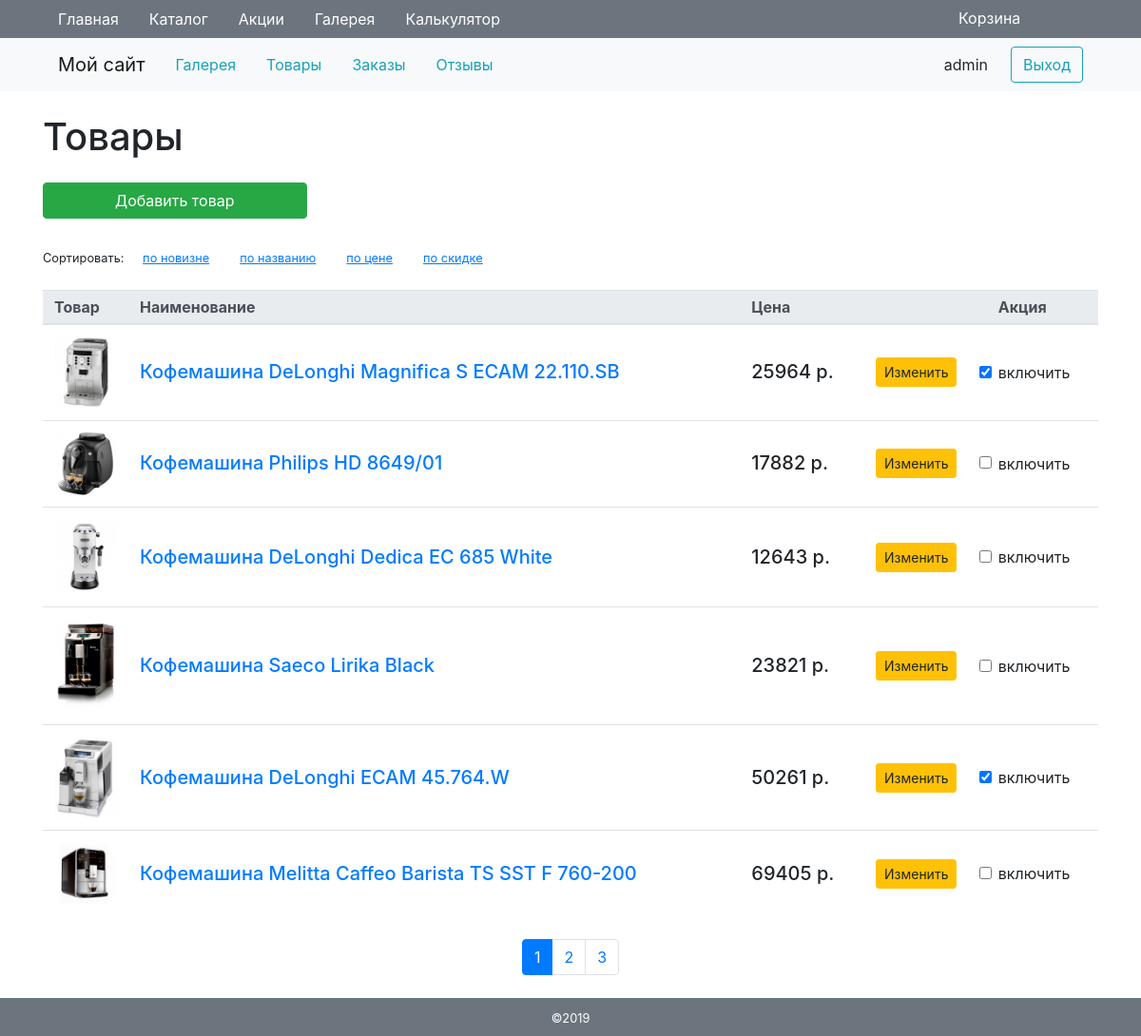
The app's page /goods/ (signed in) with its own data.
### tables this page shows
CREATE TABLE `goods` (
  `id` int(11) NOT NULL,
  `name` varchar(255) NOT NULL,
  `description` text,
  `image` varchar(128) DEFAULT NULL,
  `price` decimal(10,2) NOT NULL,
  `discount` tinyint(4) NOT NULL,
  `sale` bit(1) NOT NULL
);

### engine/db.php (called while the page is built, shortened)
<?php
function getDb() {
    static $db = null;
    if (is_null($db)) {
        $db = @mysqli_connect(HOST, USER, PASS, DB) or die('Error: ' . mysqli_connect_error());
    }
    return $db;
}
function getAssocResult($sql) {
    $db = getDb();
    $result = @mysqli_query($db, $sql) or die(mysqli_error($db));
    $array_result = [];
    while ($row = mysqli_fetch_assoc($result))
        $array_result[] = $row;
    return $array_result;
}

### engine/functions.php (called while the page is built, shortened)
<?php
function imageProduct($img) {
    return $img;
}
function getSortParameter() {
    $sort = mysqli_real_escape_string(getDb(), $_GET['sort']);
    return $sort;
}

### engine/moduleGoods.php (called while the page is built, shortened)
<?php
function getProducts() {
    $sql = "SELECT id, name, image, price, discount, sale, price-price/100*discount as discount_price FROM goods";
    $start = getStartingPoint();
    $sql .= " LIMIT {$start}, " . PER_PAGE;
    return getAssocResult($sql);
}
function getStartingPoint() {
    $page = 0;
    return $page * PER_PAGE;
}

### templates/goods.php (the view, shortened to what this page needs)
<h1>Товары</h1>
<p class="my-4">
    <a href="/product/" class="btn btn-success w-25">Добавить товар</a>
</p>
<? if($current_page==1 && !empty($sort)): ?>
<div class="small">
    Сортировать:
    <ul class="nav d-inline-flex sort">
        <? foreach ($sort as $key => $value): ?>
        <li class="nav-item">
            <a class="nav-link <?=$value==$current_sort?'disabled':'';?>" href="/goods/?sort=<?=$value;?>"><?=$key;?></a>
        </li>
        <? endforeach; ?>
    </ul>
</div>
<? endif; ?>
<table class="table table-hover my-3">
    <thead class="thead-light table-sm">
        <tr>
            <th style="width: 90px">Товар</th>
            <th>Наименование</th>
            <th>Цена</th>
            <th></th>
            <th>Акция</th>
        </tr>
    </thead>
    <tbody>
        <? foreach ($goods as $good): ?>
        <tr>
            <td>
                <img src="/catalog-img/<?=imageProduct($good['image']);?>" class="d-block mx-auto img-fluid" alt="<?=$good['name'];?>">
            </td>
            <td class="align-middle">
                <a href="/tovar/<?=$good['id'];?>" class="h5"><?=$good['name'];?></a>
            </td>
            <td class="align-middle">
                <span class="h5"><?=round($good['price']);?> р.</span>
            </td>
            <td class="align-middle">
                <a href="/product/<?=$good['id'];?>" class="btn btn-warning btn-sm">Изменить</a>
            </td>
            <td class="align-middle">
                <label class="form-check-label">
                    <input type="checkbox" name="sale" data-action="sale" data-id="<?=$good['id'];?>" class="form-check-input" <?=$good['sale']==1?'checked':'';?>> включить
                </label>
            </td>
        </tr>
        <? endforeach; ?>
    </tbody>
</table>
<? if($count_page > 1): ?>
<ul class="pagination justify-content-center my-4">
    <? for ($idx = 1; $idx <= $count_page; $idx++): ?>
    <li class="page-item <?=$idx==$current_page?'active':'';?>">
        <a class="page-link" href="/goods/?page=<?=$idx;?>"><?=$idx;?></a>
    </li>
    <? endfor; ?>
</ul>
<? endif; ?>

### public/css/main.css (style rules this page uses)
.sort a.disabled, a { text-decoration: none !important; }
.thead-light.table-sm th { padding-right: .75rem; padding-left: .75rem; }

### records on screen
goods: image (picture), name "Кофемашина DeLonghi Magnifica S ECAM 22.110.SB", price "25964", sale "☑"
goods: image+name (picture), name "Кофемашина Philips HD 8649/01", price "17882"
goods: image (picture), name "Кофемашина DeLonghi Dedica EC 685 White", price "12643"
goods: image (picture), name "Кофемашина Saeco Lirika Black", price "23821"
goods: image (picture), name "Кофемашина DeLonghi ECAM 45.764.W", price "50261", sale "☑"
goods: image (picture), name "Кофемашина Melitta Caffeo Barista TS SST F 760-200", price "69405"

### other values on screen
$item['name'] "Главная"
$item['name'] "Каталог"
$item['name'] "Акции"
$item['name'] "Галерея"
$item['name'] "Калькулятор"
$user "admin"
$key "по новизне"
$key "по названию"
$key "по цене"
$key "по скидке"
$year "2019"
